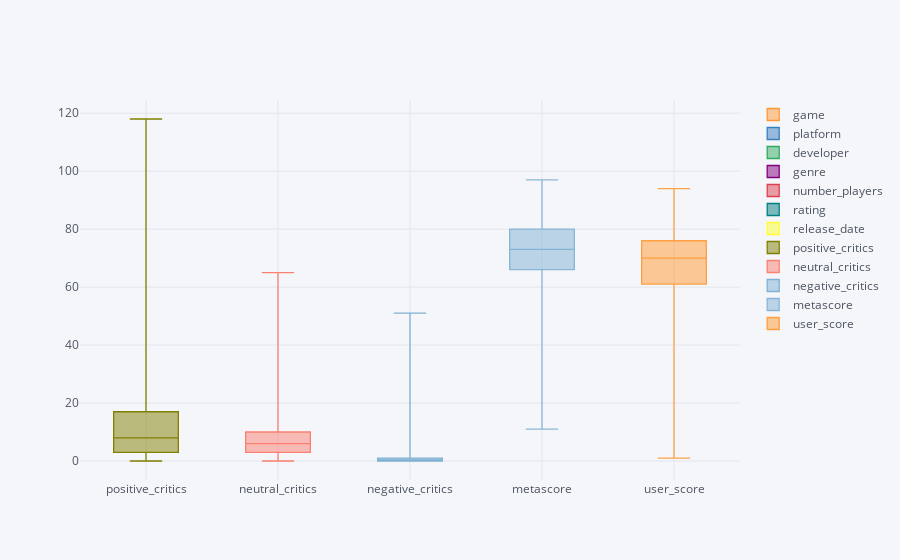
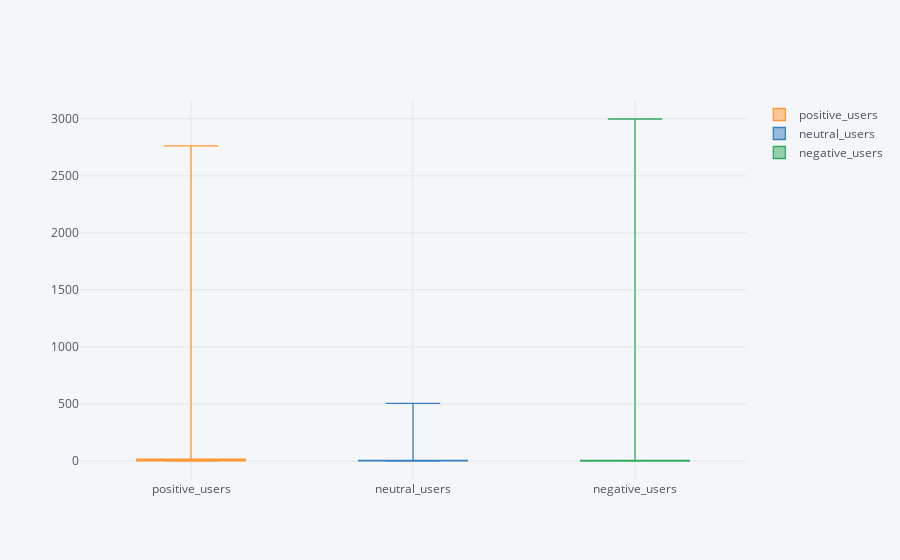

The notebook cell these images were saved under, in order:
### Markdown cell above
BOXPLOTS and Outliers

### Code cell
import warnings
warnings.simplefilter("ignore")

dat = df.select_dtypes(include=['float64','int64'])

cols_no_users=['game', 'platform', 'developer', 'genre', 'number_players', 'rating',
       'release_date', 'positive_critics', 'neutral_critics',
       'negative_critics', 'metascore', 'user_score']
dat_n = dat.loc[:,cols_no_users]
dat_n.iplot(kind='box')

cols_users = ['positive_users', 'neutral_users', 'negative_users']
dat_u = dat.loc[:,cols_users]
dat_u.iplot(kind='box')

### Figure 1 — Plotly figure (JSON) as saved in the notebook; plotly's stock layout.template omitted (floating-point values rounded to 4 significant figures; data arrays with more than 128 entries replaced by an {"elided": "..."} marker saying what was removed)
{"data": [{"boxpoints": false, "line": {"width": 1.3}, "marker": {"color": "rgba(255, 153, 51, 1.0)"}, "name": "game", "orientation": "v", "type": "box", "uid": "0465fc86-658f-4cf2-a85c-3aac367e633c", "y": {"elided": "5699 null values"}}, {"boxpoints": false, "line": {"width": 1.3}, "marker": {"color": "rgba(55, 128, 191, 1.0)"}, "name": "platform", "orientation": "v", "type": "box", "uid": "05941031-8ea2-4d1e-bcc9-fbf9fc56350f", "y": {"elided": "5699 null values"}}, {"boxpoints": false, "line": {"width": 1.3}, "marker": {"color": "rgba(50, 171, 96, 1.0)"}, "name": "developer", "orientation": "v", "type": "box", "uid": "850f5414-3cf5-41e0-9753-57e526644ae1", "y": {"elided": "5699 null values"}}, {"boxpoints": false, "line": {"width": 1.3}, "marker": {"color": "rgba(128, 0, 128, 1.0)"}, "name": "genre", "orientation": "v", "type": "box", "uid": "5bf8eb92-faf0-4ac1-9cce-686276e98f64", "y": {"elided": "5699 null values"}}, {"boxpoints": false, "line": {"width": 1.3}, "marker": {"color": "rgba(219, 64, 82, 1.0)"}, "name": "number_players", "orientation": "v", "type": "box", "uid": "b73eb699-ff49-45b5-aae2-aa6271a3607f", "y": {"elided": "5699 null values"}}, {"boxpoints": false, "line": {"width": 1.3}, "marker": {"color": "rgba(0, 128, 128, 1.0)"}, "name": "rating", "orientation": "v", "type": "box", "uid": "9e1f6079-839d-49a9-b284-d00a6ef8a870", "y": {"elided": "5699 null values"}}, {"boxpoints": false, "line": {"width": 1.3}, "marker": {"color": "rgba(255, 255, 51, 1.0)"}, "name": "release_date", "orientation": "v", "type": "box", "uid": "f16e12b9-ddfe-4d31-82d6-9c6130e609aa", "y": {"elided": "5699 null values"}}, {"boxpoints": false, "line": {"width": 1.3}, "marker": {"color": "rgba(128, 128, 0, 1.0)"}, "name": "positive_critics", "orientation": "v", "type": "box", "uid": "25c777af-1f52-404a-bb09-09fc99682886", "y": {"elided": "5699 int values"}}, {"boxpoints": false, "line": {"width": 1.3}, "marker": {"color": "rgba(251, 128, 114, 1.0)"}, "name": "neutral_critics", "orientation": "v", "type": "box", "uid": "612f3d74-7956-42b3-a0da-24d5d9ddc8c0", "y": {"elided": "5699 int values"}}, {"boxpoints": false, "line": {"width": 1.3}, "marker": {"color": "rgba(128, 177, 211, 1.0)"}, "name": "negative_critics", "orientation": "v", "type": "box", "uid": "f276d449-63c8-4bcd-9211-b1a87384ee43", "y": {"elided": "5699 int values"}}, {"boxpoints": false, "line": {"width": 1.3}, "marker": {"color": "rgba(128, 177, 211, 0.8999999999999999)"}, "name": "metascore", "orientation": "v", "type": "box", "uid": "30782259-70ec-48a8-8c67-0770b9b9aeca", "y": {"elided": "5699 int values"}}, {"boxpoints": false, "line": {"width": 1.3}, "marker": {"color": "rgba(255, 153, 51, 0.8999999999999999)"}, "name": "user_score", "orientation": "v", "type": "box", "uid": "6e354b19-3b6e-4aed-99d0-e9c72f177e66", "y": {"elided": "5699 int values"}}], "layout": {"legend": {"bgcolor": "#F5F6F9", "font": {"color": "#4D5663"}}, "paper_bgcolor": "#F5F6F9", "plot_bgcolor": "#F5F6F9", "title": {"font": {"color": "#4D5663"}}, "xaxis": {"gridcolor": "#E1E5ED", "showgrid": true, "tickfont": {"color": "#4D5663"}, "title": {"font": {"color": "#4D5663"}, "text": ""}, "zerolinecolor": "#E1E5ED"}, "yaxis": {"gridcolor": "#E1E5ED", "showgrid": true, "tickfont": {"color": "#4D5663"}, "title": {"font": {"color": "#4D5663"}, "text": ""}, "zerolinecolor": "#E1E5ED"}}}

### Figure 2 — Plotly figure (JSON) as saved in the notebook; plotly's stock layout.template omitted (floating-point values rounded to 4 significant figures; data arrays with more than 128 entries replaced by an {"elided": "..."} marker saying what was removed)
{"data": [{"boxpoints": false, "line": {"width": 1.3}, "marker": {"color": "rgba(255, 153, 51, 1.0)"}, "name": "positive_users", "orientation": "v", "type": "box", "uid": "f9f1c9bf-2dc7-405a-8ce9-5049c462073f", "y": {"elided": "5699 int values"}}, {"boxpoints": false, "line": {"width": 1.3}, "marker": {"color": "rgba(55, 128, 191, 1.0)"}, "name": "neutral_users", "orientation": "v", "type": "box", "uid": "8058b681-36e2-4efe-8fbf-16b6dd9e328a", "y": {"elided": "5699 int values"}}, {"boxpoints": false, "line": {"width": 1.3}, "marker": {"color": "rgba(50, 171, 96, 1.0)"}, "name": "negative_users", "orientation": "v", "type": "box", "uid": "ce42f3a0-8796-42d4-9ce5-bfc97f0cd900", "y": {"elided": "5699 int values"}}], "layout": {"legend": {"bgcolor": "#F5F6F9", "font": {"color": "#4D5663"}}, "paper_bgcolor": "#F5F6F9", "plot_bgcolor": "#F5F6F9", "title": {"font": {"color": "#4D5663"}}, "xaxis": {"gridcolor": "#E1E5ED", "showgrid": true, "tickfont": {"color": "#4D5663"}, "title": {"font": {"color": "#4D5663"}, "text": ""}, "zerolinecolor": "#E1E5ED"}, "yaxis": {"gridcolor": "#E1E5ED", "showgrid": true, "tickfont": {"color": "#4D5663"}, "title": {"font": {"color": "#4D5663"}, "text": ""}, "zerolinecolor": "#E1E5ED"}}}
